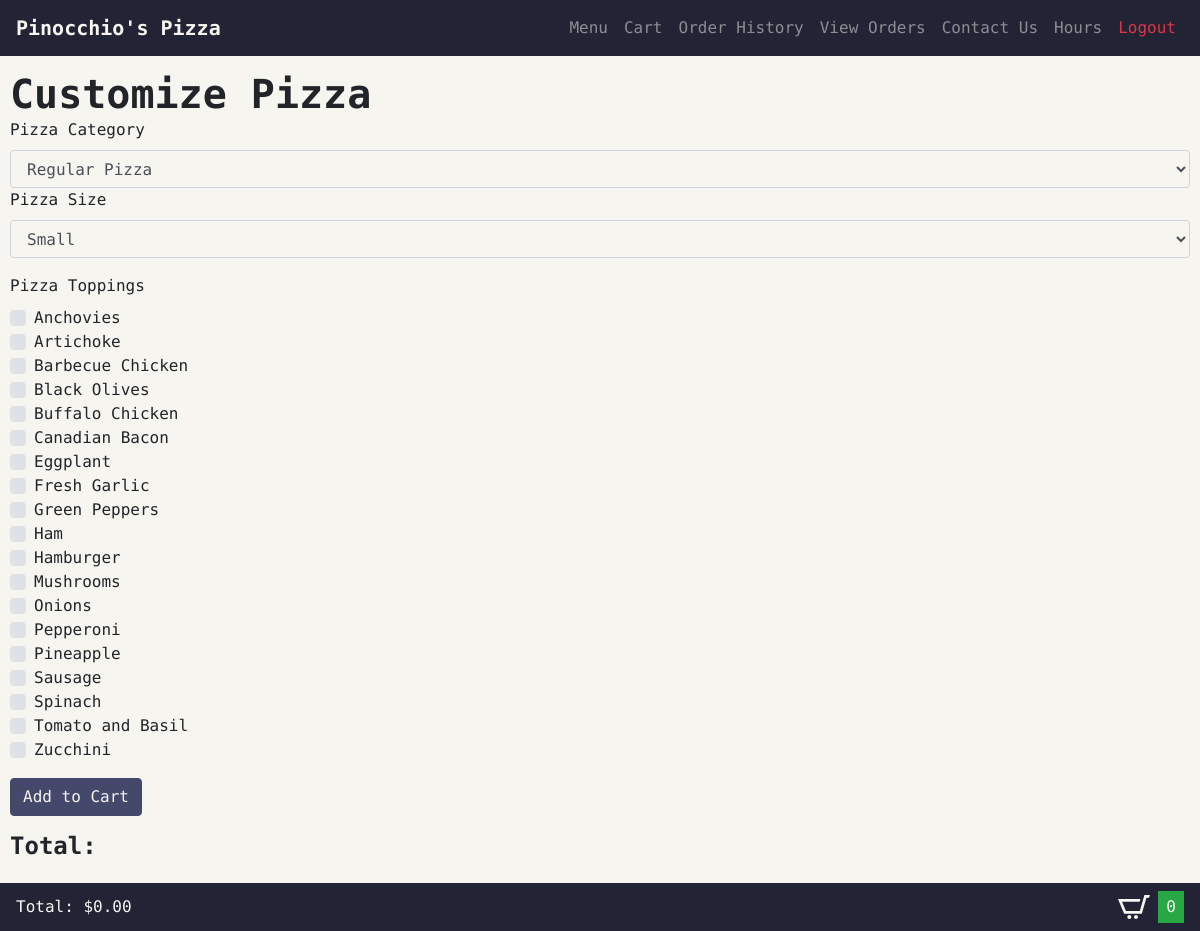
Screenshot of /customize_pizza (signed in) with the database file from the repository.
### orders/models.py (models this page shows, shortened)
class Extra(models.Model):
    name = models.CharField(max_length=64)
    categories = models.ManyToManyField(Category,blank=True)
    items= models.ManyToManyField(Item,blank=True)
    price = models.DecimalField(
        max_digits=6,decimal_places=2,default=0,null=True,
        validators=[MinValueValidator(0)])
    class Meta:
        ordering = ["name"]
    def get_categories(self):
        return ", ".join([str(category) for category in self.categories.all()])

### orders/views.py (the view)
# urls.py: path("customize_pizza",views.customize_pizza,name = "customize_pizza"),
def customize_pizza(request):
    if request.method == "POST":
        data = json.loads(request.body)
        pizza_object = fetch_pizza_item(data)
        pizza_price = pizza_object.price
        return JsonResponse({"pizza_price": pizza_price})
    else:
        pizza_categories = Category.objects.filter(
            name__icontains="Pizza").values("name")
        pizza_categories = [pizza_category["name"]
                            for pizza_category in pizza_categories]
        extras = Extra.objects.all()
        list(extras)
        toppings = []
        for extra in extras:
            if "Pizza" in extra.get_categories():
                topping = extra.name
                toppings.append(topping)
        total_price = get_total_price(request)
        context = {
            "pizza_categories": pizza_categories,
            "toppings": toppings,
            "total_price": total_price
        }
        return render(request, "orders/customize_pizza.html", context)

### orders/models.py (called while the page is built)
    def __str__(self):
        return f"{self.name}"

### orders/views.py (called while the page is built)
def get_total_price(request):
    current_user = request.user
    if ShoppingCart.objects.filter(username=current_user):
        shopping_cart = ShoppingCart.objects.get(username=current_user)
        total_price = shopping_cart.get_total_price()
    else:
        total_price = "0.00"
    return total_price

### orders/templates/orders/customize_pizza.html (shortened to what this page needs)
{% extends "orders/layouts/default.html" %}
{% block body %}
  {% include "orders/includes/navbar.html" %}
<div class="container">
  <h1>Customize Pizza</h1>
  <form id="pizza-form">
    <div class="form-group">
      <label for="pizza-category">Pizza Category</label>
        <select name="pizza-category" class="form-control" id="pizza-category">
          {% for pizza_category in pizza_categories %}
          <option>{{ pizza_category }}</option>
          {% endfor %}
        </select>
      <label for="pizza-size">Pizza Size</label>
        <select name="pizza-size" class="form-control" id="pizza-size">
          <option>Small</option>
        </select>
      <div class="pizza-toppings mt-3">
        <label for="pizza-topping">Pizza Toppings</label>
        {% for topping in toppings %}
        <div class="custom-control custom-checkbox">
          <label class="custom-control-label" for="{{ topping }}">
            {{ topping }}
          </label>
        </div>
        {% endfor %}
      </div>
      <div class="pizza-submit-button-container mt-3">
        <button class="btn btn-primary" id="pizza-submit-button" type="button">
          Add to Cart
        </button>
      </div>
    </div>
  </form>
  <div class="pizza-price-container">
    <h4 class="pizza-price-title">Total:</h4>
  </div>
  {% include "orders/includes/shopping_cart_navbar.html" %}
{% endblock %}

### orders/templates/orders/layouts/default.html (shortened to what this page needs)
{% load static %}
<!DOCTYPE html>
<head>
  <link rel="stylesheet" href="{% static 'orders/css/project3.css' %}">
</head>
<body>
  {% block body %}
  {% endblock %}
</body>

### orders/templates/orders/includes/navbar.html (shortened to what this page needs)
<nav class="navbar navbar-expand-sm navbar-dark bg-dark fixed-top">
  <a class="navbar-brand" href="{% url 'index' %}">Pinocchio's Pizza</a>
  <div class="collapse navbar-collapse" id="navbarSupportedContent">
    <ul class="navbar-nav ml-auto">
      <li class="nav-item">
        <a class="nav-link" href="{% url 'index' %}">Menu
        </a>
      </li>
      <li class="nav-item">
        <a class="nav-link" href="{% url 'shopping_cart' %}">Cart
        </a>
      </li>
      <li class="nav-item">
        <a class="nav-link" href="{% url 'order_history' %}">Order History
        </a>
      </li>
      {% if request.user.is_staff %}
      <li class="nav-item">
        <a class="nav-link" href="{% url 'view_orders' %}">View Orders
        </a>
      </li>
      {% endif %}
      <li class="nav-item">
        <a class="nav-link" href="{% url 'contact_view' %}">Contact Us
        </a>
      </li>
      <li class="nav-item">
        <a class="nav-link" href="{% url 'hours_view' %}"> Hours</a>
      </li>
      <li class="nav-item">
        <a class="nav-link text-danger" href="{% url 'logout' %}">Logout
        </a>
      </li>
    </ul>
  </div>
</nav>

### orders/templates/orders/includes/shopping_cart_navbar.html (shortened to what this page needs)
<div id="shopping-cart-navbar-container">
  <div class="shopping-cart-navbar d-flex justify-content-between
  align-items-center pt-1 pb-1 pl-3 pr-3 bg-dark text-light">
      <div class="shopping-cart-total-price-container">
        <span class="shopping-cart-total-price-heading">Total: </span>
        <span class="shopping-cart-total-price-amount">${{ total_price }}</span>
      </div>
      <div class="shopping-cart-icons-container d-flex align-items-center">
        <a id="shopping-cart-icon" href="{% url 'shopping_cart' %}">
        </a>
        <span id="shopping-cart-quantity" class="bg-success pl-2 pr-2 pt-1 pb-1
        ml-2">
          0
        </span>
      </div>
    </div>
  </div>
</div>

### rows the page displays
Extra: toppings "Anchovies"
Extra: toppings "Artichoke"
Extra: toppings "Barbecue Chicken"
Extra: toppings "Black Olives"
Extra: toppings "Buffalo Chicken"
Extra: toppings "Canadian Bacon"
Extra: toppings "Eggplant"
Extra: toppings "Fresh Garlic"
Extra: toppings "Green Peppers"
Extra: toppings "Ham"
Extra: toppings "Hamburger"
Extra: toppings "Mushrooms"
Extra: toppings "Onions"
Extra: toppings "Pepperoni"
Extra: toppings "Pineapple"
Extra: toppings "Sausage"
Extra: toppings "Spinach"
Extra: toppings "Tomato and Basil"
Extra: toppings "Zucchini"

### other values shown
{{ total_price }} "0.00"
form field pizza-category "Regular Pizza"
